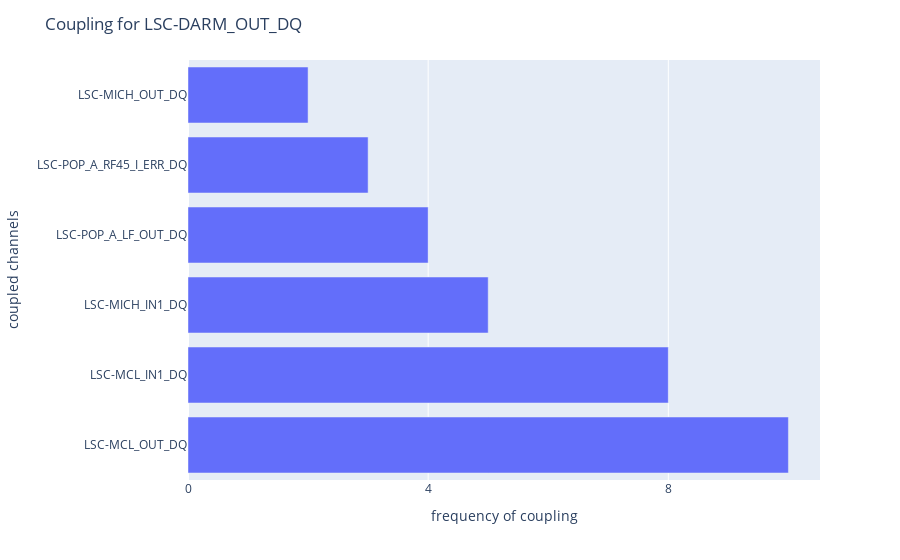
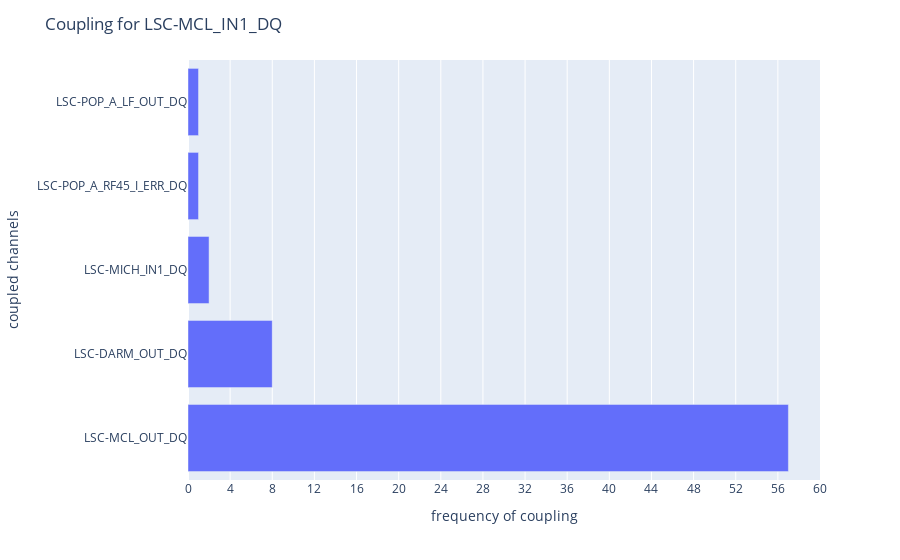
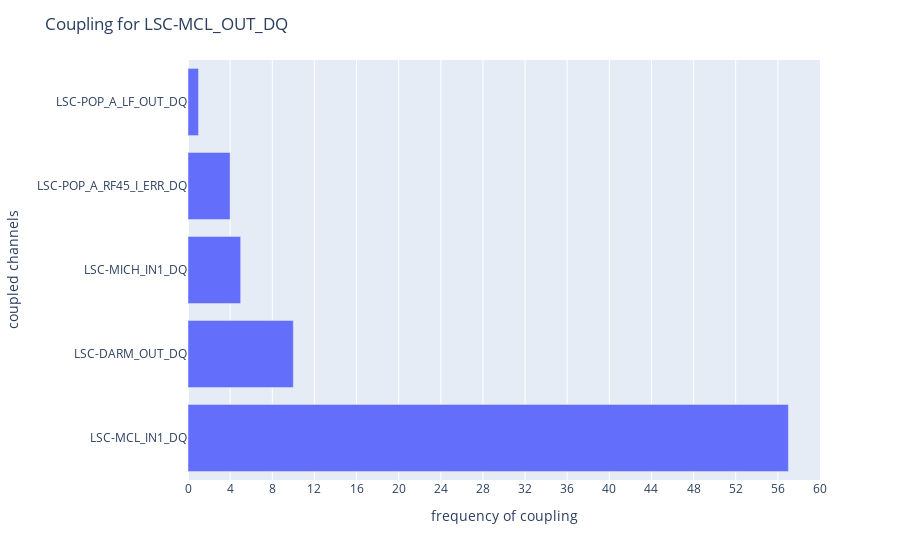
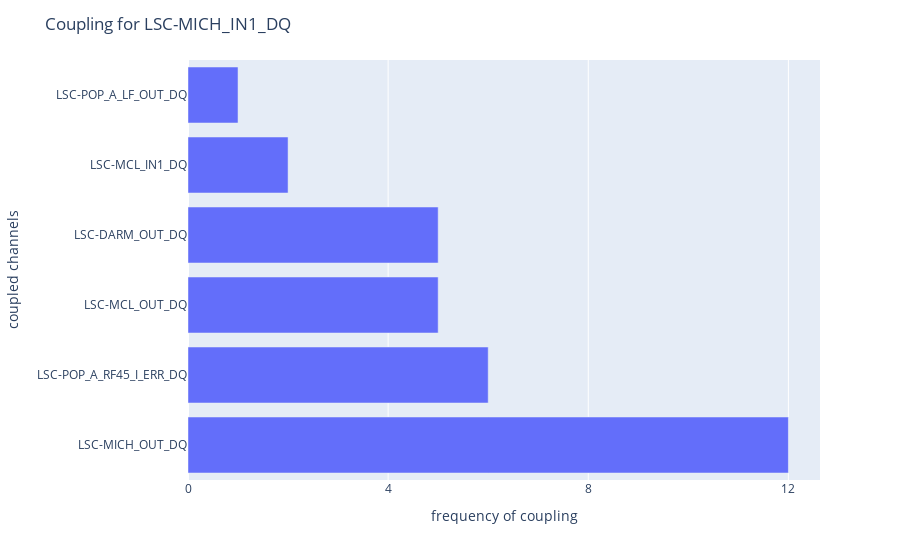

Here is the notebook cell these charts were saved with, in order:
### Code cell
for k in couples.keys():
    series = pd.Series(couples[k])
    fig = px.bar(x=series.value_counts().values, y=series.value_counts().index, orientation='h')
    fig.update_layout(title_text = f"Coupling for {k}", yaxis=dict(title_text="coupled channels"), xaxis=dict(title_text="frequency of coupling", tick0=0, dtick=4.0))
    fig.update_yaxes(showticklabels=True)
    fig.show()

### Figure 1 — Plotly figure (JSON) as saved in the notebook; plotly's stock layout.template omitted (floating-point values rounded to 4 significant figures)
{"data": [{"alignmentgroup": "True", "hoverlabel": {"namelength": 0}, "hovertemplate": "x=%{x}<br>y=%{y}", "legendgroup": "", "marker": {"color": "#636efa"}, "name": "", "offsetgroup": "", "orientation": "h", "showlegend": false, "textposition": "auto", "type": "bar", "x": [10, 8, 5, 4, 3, 2], "xaxis": "x", "y": ["LSC-MCL_OUT_DQ", "LSC-MCL_IN1_DQ", "LSC-MICH_IN1_DQ", "LSC-POP_A_LF_OUT_DQ", "LSC-POP_A_RF45_I_ERR_DQ", "LSC-MICH_OUT_DQ"], "yaxis": "y"}], "layout": {"barmode": "relative", "legend": {"tracegroupgap": 0}, "margin": {"t": 60}, "title": {"text": "Coupling for LSC-DARM_OUT_DQ"}, "xaxis": {"anchor": "y", "domain": [0, 1], "dtick": 4, "tick0": 0, "title": {"text": "frequency of coupling"}}, "yaxis": {"anchor": "x", "domain": [0, 1], "showticklabels": true, "title": {"text": "coupled channels"}}}}

### Figure 2 — Plotly figure (JSON) as saved in the notebook; plotly's stock layout.template omitted (floating-point values rounded to 4 significant figures)
{"data": [{"alignmentgroup": "True", "hoverlabel": {"namelength": 0}, "hovertemplate": "x=%{x}<br>y=%{y}", "legendgroup": "", "marker": {"color": "#636efa"}, "name": "", "offsetgroup": "", "orientation": "h", "showlegend": false, "textposition": "auto", "type": "bar", "x": [57, 8, 2, 1, 1], "xaxis": "x", "y": ["LSC-MCL_OUT_DQ", "LSC-DARM_OUT_DQ", "LSC-MICH_IN1_DQ", "LSC-POP_A_RF45_I_ERR_DQ", "LSC-POP_A_LF_OUT_DQ"], "yaxis": "y"}], "layout": {"barmode": "relative", "legend": {"tracegroupgap": 0}, "margin": {"t": 60}, "title": {"text": "Coupling for LSC-MCL_IN1_DQ"}, "xaxis": {"anchor": "y", "domain": [0, 1], "dtick": 4, "tick0": 0, "title": {"text": "frequency of coupling"}}, "yaxis": {"anchor": "x", "domain": [0, 1], "showticklabels": true, "title": {"text": "coupled channels"}}}}

### Figure 3 — Plotly figure (JSON) as saved in the notebook; plotly's stock layout.template omitted (floating-point values rounded to 4 significant figures)
{"data": [{"alignmentgroup": "True", "hoverlabel": {"namelength": 0}, "hovertemplate": "x=%{x}<br>y=%{y}", "legendgroup": "", "marker": {"color": "#636efa"}, "name": "", "offsetgroup": "", "orientation": "h", "showlegend": false, "textposition": "auto", "type": "bar", "x": [57, 10, 5, 4, 1], "xaxis": "x", "y": ["LSC-MCL_IN1_DQ", "LSC-DARM_OUT_DQ", "LSC-MICH_IN1_DQ", "LSC-POP_A_RF45_I_ERR_DQ", "LSC-POP_A_LF_OUT_DQ"], "yaxis": "y"}], "layout": {"barmode": "relative", "legend": {"tracegroupgap": 0}, "margin": {"t": 60}, "title": {"text": "Coupling for LSC-MCL_OUT_DQ"}, "xaxis": {"anchor": "y", "domain": [0, 1], "dtick": 4, "tick0": 0, "title": {"text": "frequency of coupling"}}, "yaxis": {"anchor": "x", "domain": [0, 1], "showticklabels": true, "title": {"text": "coupled channels"}}}}

### Figure 4 — Plotly figure (JSON) as saved in the notebook; plotly's stock layout.template omitted (floating-point values rounded to 4 significant figures)
{"data": [{"alignmentgroup": "True", "hoverlabel": {"namelength": 0}, "hovertemplate": "x=%{x}<br>y=%{y}", "legendgroup": "", "marker": {"color": "#636efa"}, "name": "", "offsetgroup": "", "orientation": "h", "showlegend": false, "textposition": "auto", "type": "bar", "x": [12, 6, 5, 5, 2, 1], "xaxis": "x", "y": ["LSC-MICH_OUT_DQ", "LSC-POP_A_RF45_I_ERR_DQ", "LSC-MCL_OUT_DQ", "LSC-DARM_OUT_DQ", "LSC-MCL_IN1_DQ", "LSC-POP_A_LF_OUT_DQ"], "yaxis": "y"}], "layout": {"barmode": "relative", "legend": {"tracegroupgap": 0}, "margin": {"t": 60}, "title": {"text": "Coupling for LSC-MICH_IN1_DQ"}, "xaxis": {"anchor": "y", "domain": [0, 1], "dtick": 4, "tick0": 0, "title": {"text": "frequency of coupling"}}, "yaxis": {"anchor": "x", "domain": [0, 1], "showticklabels": true, "title": {"text": "coupled channels"}}}}
